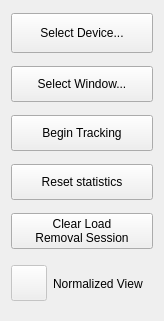
   <widget class="QFrame" name="buttons_frame">
    <property name="geometry">
     <rect>
      <x>649</x>
      <y>-5</y>
      <width>161</width>
      <height>321</height>
     </rect>
    </property>
    <layout class="QVBoxLayout" name="verticalLayout_11">
     <property name="spacing">
      <number>0</number>
     </property>
     <property name="topMargin">
      <number>0</number>
     </property>
     <property name="bottomMargin">
      <number>0</number>
     </property>
     <item>
      <widget class="QPushButton" name="select_device_button">
       <property name="minimumSize">
        <size>
         <width>0</width>
         <height>0</height>
        </size>
       </property>
       <property name="maximumSize">
        <size>
         <width>146</width>
         <height>40</height>
        </size>
       </property>
       <property name="focusPolicy">
        <enum>Qt::FocusPolicy::NoFocus</enum>
       </property>
       <property name="text">
        <string>Select Device...</string>
       </property>
      </widget>
     </item>
     <item>
      <widget class="QPushButton" name="select_window_button">
       <property name="minimumSize">
        <size>
         <width>0</width>
         <height>0</height>
        </size>
       </property>
       <property name="maximumSize">
        <size>
         <width>144</width>
         <height>36</height>
        </size>
       </property>
       <property name="focusPolicy">
        <enum>Qt::FocusPolicy::NoFocus</enum>
       </property>
       <property name="text">
        <string>Select Window...</string>
       </property>
      </widget>
     </item>
     <item>
      <widget class="QPushButton" name="begin_end_tracking_button">
       <property name="minimumSize">
        <size>
         <width>0</width>
         <height>0</height>
        </size>
       </property>
       <property name="maximumSize">
        <size>
         <width>144</width>
         <height>36</height>
        </size>
       </property>
       <property name="focusPolicy">
        <enum>Qt::FocusPolicy::NoFocus</enum>
       </property>
       <property name="text">
        <string>Begin Tracking</string>
       </property>
      </widget>
     </item>
     <item>
      <widget class="QPushButton" name="reset_statistics_button">
       <property name="minimumSize">
        <size>
         <width>0</width>
         <height>0</height>
        </size>
       </property>
       <property name="maximumSize">
        <size>
         <width>144</width>
         <height>36</height>
        </size>
       </property>
       <property name="focusPolicy">
        <enum>Qt::FocusPolicy::NoFocus</enum>
       </property>
       <property name="text">
        <string>Reset statistics</string>
       </property>
      </widget>
     </item>
     <item>
      <widget class="QPushButton" name="clear_load_removal_session_button">
       <property name="sizePolicy">
        <sizepolicy hsizetype="Minimum" vsizetype="Fixed">
         <horstretch>0</horstretch>
         <verstretch>0</verstretch>
        </sizepolicy>
       </property>
       <property name="minimumSize">
        <size>
         <width>0</width>
         <height>0</height>
        </size>
       </property>
       <property name="maximumSize">
        <size>
         <width>144</width>
         <height>16777215</height>
        </size>
       </property>
       <property name="focusPolicy">
        <enum>Qt::FocusPolicy::NoFocus</enum>
       </property>
       <property name="text">
        <string>Clear Load
Removal Session</string>
       </property>
      </widget>
     </item>
     <item>
      <widget class="QFrame" name="screenshot_capture_frame">
       <property name="maximumSize">
        <size>
         <width>16777215</width>
         <height>43</height>
        </size>
       </property>
       <layout class="QHBoxLayout" name="horizontalLayout_2">
        <property name="leftMargin">
         <number>0</number>
        </property>
        <property name="topMargin">
         <number>0</number>
        </property>
        <property name="rightMargin">
         <number>0</number>
        </property>
        <property name="bottomMargin">
         <number>0</number>
        </property>
        <item>
         <widget class="QPushButton" name="take_screenshot_button">
          <property name="enabled">
           <bool>false</bool>
          </property>
          <property name="minimumSize">
           <size>
            <width>36</width>
            <height>36</height>
           </size>
          </property>
          <property name="maximumSize">
           <size>
            <width>36</width>
            <height>36</height>
           </size>
          </property>
          <property name="focusPolicy">
           <enum>Qt::FocusPolicy::NoFocus</enum>
          </property>
          <property name="autoFillBackground">
           <bool>false</bool>
          </property>
          <property name="text">
           <string/>
          </property>
          <property name="icon">
           <iconset theme="camera-photo"/>
          </property>
          <property name="autoExclusive">
           <bool>false</bool>
          </property>
          <property name="flat">
           <bool>false</bool>
          </property>
         </widget>
        </item>
        <item>
         <widget class="QLabel" name="screenshot_capture_view_label">
          <property name="minimumSize">
           <size>
            <width>100</width>
            <height>35</height>
           </size>
          </property>
          <property name="maximumSize">
           <size>
            <width>16777215</width>
            <height>35</height>
           </size>
          </property>
          <property name="text">
           <string>Normalized View</string>
          </property>
         </widget>
        </item>
       </layout>
      </widget>
     </item>
    </layout>
   </widget>
